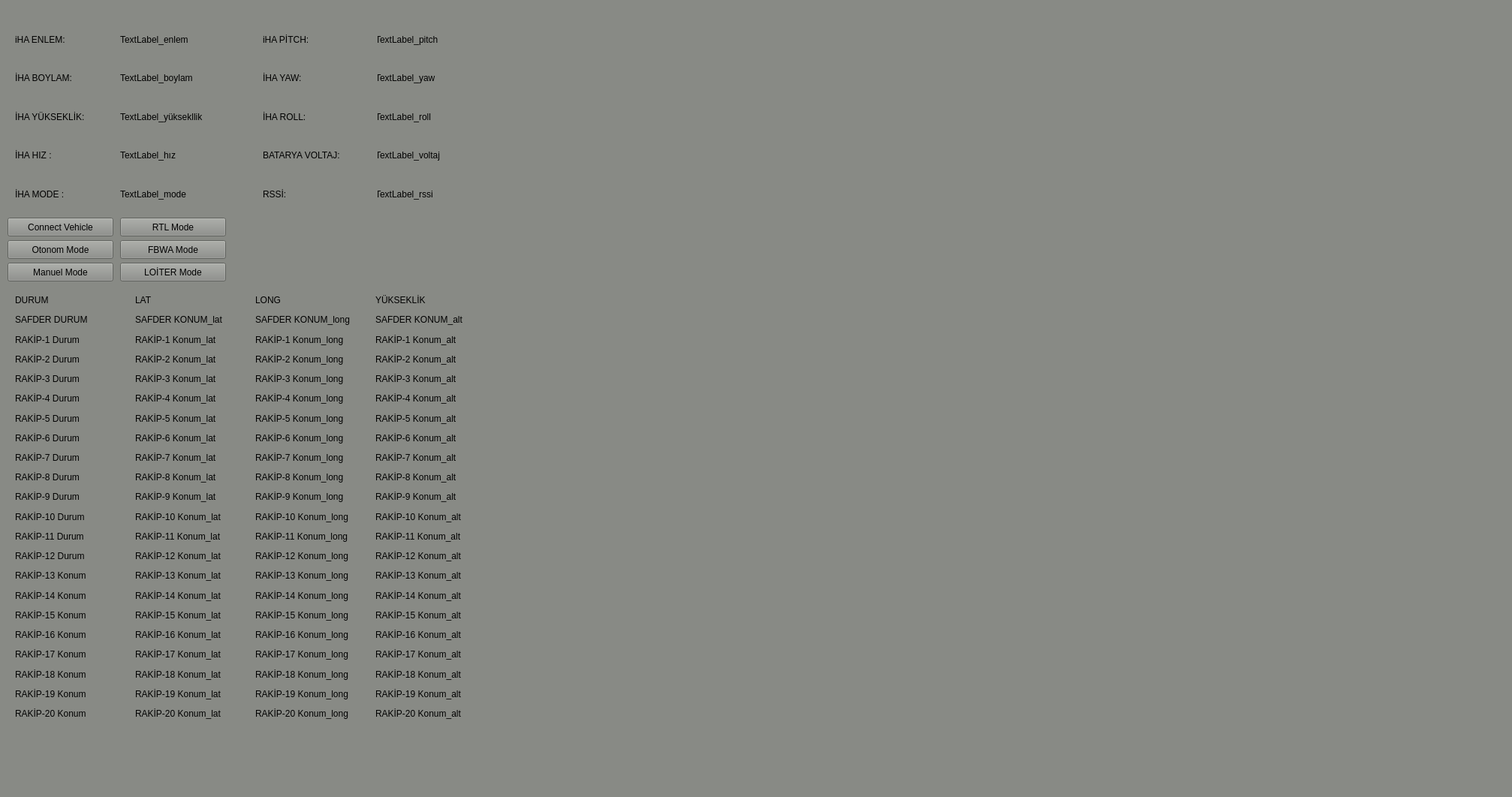
<?xml version="1.0" encoding="UTF-8"?>
<ui version="4.0">
 <class>Form</class>
 <widget class="QWidget" name="Form">
  <property name="geometry">
   <rect>
    <x>0</x>
    <y>0</y>
    <width>2014</width>
    <height>1062</height>
   </rect>
  </property>
  <property name="windowTitle">
   <string>Form</string>
  </property>
  <property name="styleSheet">
   <string notr="true">
background-color: rgb(136, 138, 133);</string>
  </property>
  <widget class="QLabel" name="label">
   <property name="geometry">
    <rect>
     <x>900</x>
     <y>80</y>
     <width>701</width>
     <height>891</height>
    </rect>
   </property>
   <property name="text">
    <string/>
   </property>
   <property name="pixmap">
    <pixmap>../../Pictures/uçuş_alanı_düzeltilmiş.png</pixmap>
   </property>
  </widget>
  <widget class="QLabel" name="label_2">
   <property name="geometry">
    <rect>
     <x>1000</x>
     <y>520</y>
     <width>16</width>
     <height>21</height>
    </rect>
   </property>
   <property name="text">
    <string/>
   </property>
   <property name="pixmap">
    <pixmap>../../Downloads/airliner.png</pixmap>
   </property>
  </widget>
  <widget class="QPushButton" name="pushButton">
   <property name="geometry">
    <rect>
     <x>10</x>
     <y>290</y>
     <width>141</width>
     <height>25</height>
    </rect>
   </property>
   <property name="text">
    <string>Connect Vehicle</string>
   </property>
  </widget>
  <widget class="QPushButton" name="pushButton_2">
   <property name="geometry">
    <rect>
     <x>10</x>
     <y>320</y>
     <width>141</width>
     <height>25</height>
    </rect>
   </property>
   <property name="text">
    <string>Otonom Mode</string>
   </property>
  </widget>
  <widget class="QPushButton" name="pushButton_3">
   <property name="geometry">
    <rect>
     <x>10</x>
     <y>350</y>
     <width>141</width>
     <height>25</height>
    </rect>
   </property>
   <property name="text">
    <string>Manuel Mode</string>
   </property>
  </widget>
  <widget class="QLabel" name="label_3">
   <property name="geometry">
    <rect>
     <x>1000</x>
     <y>580</y>
     <width>16</width>
     <height>21</height>
    </rect>
   </property>
   <property name="text">
    <string/>
   </property>
   <property name="pixmap">
    <pixmap>../../Downloads/airliner.png</pixmap>
   </property>
  </widget>
  <widget class="QLabel" name="label_4">
   <property name="geometry">
    <rect>
     <x>1000</x>
     <y>550</y>
     <width>16</width>
     <height>21</height>
    </rect>
   </property>
   <property name="text">
    <string/>
   </property>
   <property name="pixmap">
    <pixmap>../../Downloads/airliner.png</pixmap>
   </property>
  </widget>
  <widget class="QLabel" name="label_5">
   <property name="geometry">
    <rect>
     <x>1000</x>
     <y>620</y>
     <width>21</width>
     <height>31</height>
    </rect>
   </property>
   <property name="text">
    <string/>
   </property>
   <property name="pixmap">
    <pixmap>../../Downloads/uav_bizim2.png</pixmap>
   </property>
   <property name="scaledContents">
    <bool>false</bool>
   </property>
  </widget>
  <widget class="QLabel" name="label_6">
   <property name="geometry">
    <rect>
     <x>1000</x>
     <y>490</y>
     <width>20</width>
     <height>21</height>
    </rect>
   </property>
   <property name="text">
    <string/>
   </property>
   <property name="pixmap">
    <pixmap>../../Downloads/airliner.png</pixmap>
   </property>
  </widget>
  <widget class="QWidget" name="verticalLayoutWidget">
   <property name="geometry">
    <rect>
     <x>20</x>
     <y>30</y>
     <width>141</width>
     <height>251</height>
    </rect>
   </property>
   <layout class="QVBoxLayout" name="verticalLayout">
    <item>
     <widget class="QLabel" name="label_9">
      <property name="text">
       <string>iHA ENLEM:</string>
      </property>
     </widget>
    </item>
    <item>
     <widget class="QLabel" name="label_7">
      <property name="text">
       <string>İHA BOYLAM:</string>
      </property>
     </widget>
    </item>
    <item>
     <widget class="QLabel" name="label_11">
      <property name="text">
       <string>İHA YÜKSEKLİK:</string>
      </property>
     </widget>
    </item>
    <item>
     <widget class="QLabel" name="label_10">
      <property name="text">
       <string>İHA HIZ :</string>
      </property>
     </widget>
    </item>
    <item>
     <widget class="QLabel" name="label_8">
      <property name="text">
       <string>İHA MODE :</string>
      </property>
     </widget>
    </item>
   </layout>
  </widget>
  <widget class="QWidget" name="verticalLayoutWidget_2">
   <property name="geometry">
    <rect>
     <x>160</x>
     <y>30</y>
     <width>143</width>
     <height>251</height>
    </rect>
   </property>
   <layout class="QVBoxLayout" name="verticalLayout_2">
    <item>
     <widget class="QLabel" name="label_14">
      <property name="text">
       <string>TextLabel_enlem</string>
      </property>
     </widget>
    </item>
    <item>
     <widget class="QLabel" name="label_15">
      <property name="text">
       <string>TextLabel_boylam</string>
      </property>
     </widget>
    </item>
    <item>
     <widget class="QLabel" name="label_16">
      <property name="text">
       <string>TextLabel_yüksekllik</string>
      </property>
     </widget>
    </item>
    <item>
     <widget class="QLabel" name="label_13">
      <property name="text">
       <string>TextLabel_hız</string>
      </property>
     </widget>
    </item>
    <item>
     <widget class="QLabel" name="label_12">
      <property name="text">
       <string>TextLabel_mode</string>
      </property>
     </widget>
    </item>
   </layout>
  </widget>
  <widget class="QWidget" name="verticalLayoutWidget_3">
   <property name="geometry">
    <rect>
     <x>20</x>
     <y>390</y>
     <width>161</width>
     <height>571</height>
    </rect>
   </property>
   <layout class="QVBoxLayout" name="verticalLayout_3">
    <item>
     <widget class="QLabel" name="label_59">
      <property name="text">
       <string>DURUM</string>
      </property>
     </widget>
    </item>
    <item>
     <widget class="QLabel" name="label_22">
      <property name="text">
       <string>SAFDER DURUM</string>
      </property>
     </widget>
    </item>
    <item>
     <widget class="QLabel" name="label_21">
      <property name="text">
       <string>RAKİP-1 Durum</string>
      </property>
     </widget>
    </item>
    <item>
     <widget class="QLabel" name="label_20">
      <property name="text">
       <string>RAKİP-2 Durum</string>
      </property>
     </widget>
    </item>
    <item>
     <widget class="QLabel" name="label_19">
      <property name="text">
       <string>RAKİP-3 Durum</string>
      </property>
     </widget>
    </item>
    <item>
     <widget class="QLabel" name="label_18">
      <property name="text">
       <string>RAKİP-4 Durum</string>
      </property>
     </widget>
    </item>
    <item>
     <widget class="QLabel" name="label_30">
      <property name="text">
       <string>RAKİP-5 Durum</string>
      </property>
     </widget>
    </item>
    <item>
     <widget class="QLabel" name="label_31">
      <property name="text">
       <string>RAKİP-6 Durum</string>
      </property>
     </widget>
    </item>
    <item>
     <widget class="QLabel" name="label_29">
      <property name="text">
       <string>RAKİP-7 Durum</string>
      </property>
     </widget>
    </item>
    <item>
     <widget class="QLabel" name="label_35">
      <property name="text">
       <string>RAKİP-8 Durum</string>
      </property>
     </widget>
    </item>
    <item>
     <widget class="QLabel" name="label_36">
      <property name="text">
       <string>RAKİP-9 Durum</string>
      </property>
     </widget>
    </item>
    <item>
     <widget class="QLabel" name="label_37">
      <property name="text">
       <string>RAKİP-10 Durum</string>
      </property>
     </widget>
    </item>
    <item>
     <widget class="QLabel" name="label_34">
      <property name="text">
       <string>RAKİP-11 Durum</string>
      </property>
     </widget>
    </item>
    <item>
     <widget class="QLabel" name="label_131">
      <property name="text">
       <string>RAKİP-12 Durum</string>
      </property>
     </widget>
    </item>
    <item>
     <widget class="QLabel" name="label_32">
      <property name="text">
       <string>RAKİP-13 Konum</string>
      </property>
     </widget>
    </item>
    <item>
     <widget class="QLabel" name="label_23">
      <property name="text">
       <string>RAKİP-14 Konum</string>
      </property>
     </widget>
    </item>
    <item>
     <widget class="QLabel" name="label_17">
      <property name="text">
       <string>RAKİP-15 Konum</string>
      </property>
     </widget>
    </item>
    <item>
     <widget class="QLabel" name="label_95">
      <property name="text">
       <string>RAKİP-16 Konum</string>
      </property>
     </widget>
    </item>
    <item>
     <widget class="QLabel" name="label_96">
      <property name="text">
       <string>RAKİP-17 Konum</string>
      </property>
     </widget>
    </item>
    <item>
     <widget class="QLabel" name="label_97">
      <property name="text">
       <string>RAKİP-18 Konum</string>
      </property>
     </widget>
    </item>
    <item>
     <widget class="QLabel" name="label_98">
      <property name="text">
       <string>RAKİP-19 Konum</string>
      </property>
     </widget>
    </item>
    <item>
     <widget class="QLabel" name="label_99">
      <property name="text">
       <string>RAKİP-20 Konum</string>
      </property>
     </widget>
    </item>
   </layout>
  </widget>
  <widget class="QPushButton" name="pushButton_4">
   <property name="geometry">
    <rect>
     <x>160</x>
     <y>320</y>
     <width>141</width>
     <height>25</height>
    </rect>
   </property>
   <property name="text">
    <string>FBWA Mode</string>
   </property>
  </widget>
  <widget class="QPushButton" name="pushButton_5">
   <property name="geometry">
    <rect>
     <x>160</x>
     <y>350</y>
     <width>141</width>
     <height>25</height>
    </rect>
   </property>
   <property name="text">
    <string>LOİTER Mode</string>
   </property>
  </widget>
  <widget class="QWidget" name="verticalLayoutWidget_5">
   <property name="geometry">
    <rect>
     <x>500</x>
     <y>30</y>
     <width>161</width>
     <height>251</height>
    </rect>
   </property>
   <layout class="QVBoxLayout" name="verticalLayout_5">
    <item>
     <widget class="QLabel" name="label_49">
      <property name="text">
       <string>TextLabel_pitch</string>
      </property>
     </widget>
    </item>
    <item>
     <widget class="QLabel" name="label_50">
      <property name="text">
       <string>TextLabel_yaw</string>
      </property>
     </widget>
    </item>
    <item>
     <widget class="QLabel" name="label_51">
      <property name="text">
       <string>TextLabel_roll</string>
      </property>
     </widget>
    </item>
    <item>
     <widget class="QLabel" name="label_52">
      <property name="text">
       <string>TextLabel_voltaj</string>
      </property>
     </widget>
    </item>
    <item>
     <widget class="QLabel" name="label_53">
      <property name="text">
       <string>TextLabel_rssi</string>
      </property>
     </widget>
    </item>
   </layout>
  </widget>
  <widget class="QWidget" name="verticalLayoutWidget_6">
   <property name="geometry">
    <rect>
     <x>350</x>
     <y>30</y>
     <width>153</width>
     <height>251</height>
    </rect>
   </property>
   <layout class="QVBoxLayout" name="verticalLayout_6">
    <item>
     <widget class="QLabel" name="label_54">
      <property name="text">
       <string>iHA PİTCH:</string>
      </property>
     </widget>
    </item>
    <item>
     <widget class="QLabel" name="label_55">
      <property name="text">
       <string>İHA YAW:</string>
      </property>
     </widget>
    </item>
    <item>
     <widget class="QLabel" name="label_56">
      <property name="text">
       <string>İHA ROLL:</string>
      </property>
     </widget>
    </item>
    <item>
     <widget class="QLabel" name="label_57">
      <property name="text">
       <string>BATARYA VOLTAJ:</string>
      </property>
     </widget>
    </item>
    <item>
     <widget class="QLabel" name="label_58">
      <property name="text">
       <string>RSSİ:</string>
      </property>
     </widget>
    </item>
   </layout>
  </widget>
  <widget class="QPushButton" name="pushButton_6">
   <property name="geometry">
    <rect>
     <x>160</x>
     <y>290</y>
     <width>141</width>
     <height>25</height>
    </rect>
   </property>
   <property name="text">
    <string>RTL Mode</string>
   </property>
  </widget>
  <widget class="QWidget" name="verticalLayoutWidget_4">
   <property name="geometry">
    <rect>
     <x>180</x>
     <y>390</y>
     <width>160</width>
     <height>571</height>
    </rect>
   </property>
   <layout class="QVBoxLayout" name="verticalLayout_4">
    <item>
     <widget class="QLabel" name="label_60">
      <property name="text">
       <string>LAT</string>
      </property>
     </widget>
    </item>
    <item>
     <widget class="QLabel" name="label_24">
      <property name="text">
       <string>SAFDER KONUM_lat</string>
      </property>
     </widget>
    </item>
    <item>
     <widget class="QLabel" name="label_25">
      <property name="text">
       <string>RAKİP-1 Konum_lat</string>
      </property>
     </widget>
    </item>
    <item>
     <widget class="QLabel" name="label_26">
      <property name="text">
       <string>RAKİP-2 Konum_lat</string>
      </property>
     </widget>
    </item>
    <item>
     <widget class="QLabel" name="label_27">
      <property name="text">
       <string>RAKİP-3 Konum_lat</string>
      </property>
     </widget>
    </item>
    <item>
     <widget class="QLabel" name="label_28">
      <property name="text">
       <string>RAKİP-4 Konum_lat</string>
      </property>
     </widget>
    </item>
    <item>
     <widget class="QLabel" name="label_38">
      <property name="text">
       <string>RAKİP-5 Konum_lat</string>
      </property>
     </widget>
    </item>
    <item>
     <widget class="QLabel" name="label_39">
      <property name="text">
       <string>RAKİP-6 Konum_lat</string>
      </property>
     </widget>
    </item>
    <item>
     <widget class="QLabel" name="label_40">
      <property name="text">
       <string>RAKİP-7 Konum_lat</string>
      </property>
     </widget>
    </item>
    <item>
     <widget class="QLabel" name="label_41">
      <property name="text">
       <string>RAKİP-8 Konum_lat</string>
      </property>
     </widget>
    </item>
    <item>
     <widget class="QLabel" name="label_42">
      <property name="text">
       <string>RAKİP-9 Konum_lat</string>
      </property>
     </widget>
    </item>
    <item>
     <widget class="QLabel" name="label_43">
      <property name="text">
       <string>RAKİP-10 Konum_lat</string>
      </property>
     </widget>
    </item>
    <item>
     <widget class="QLabel" name="label_44">
      <property name="text">
       <string>RAKİP-11 Konum_lat</string>
      </property>
     </widget>
    </item>
    <item>
     <widget class="QLabel" name="label_45">
      <property name="text">
       <string>RAKİP-12 Konum_lat</string>
      </property>
     </widget>
    </item>
    <item>
     <widget class="QLabel" name="label_46">
      <property name="text">
       <string>RAKİP-13 Konum_lat</string>
      </property>
     </widget>
    </item>
    <item>
     <widget class="QLabel" name="label_47">
      <property name="text">
       <string>RAKİP-14 Konum_lat</string>
      </property>
     </widget>
    </item>
    <item>
     <widget class="QLabel" name="label_48">
      <property name="text">
       <string>RAKİP-15 Konum_lat</string>
      </property>
     </widget>
    </item>
    <item>
     <widget class="QLabel" name="label_100">
      <property name="text">
       <string>RAKİP-16 Konum_lat</string>
      </property>
     </widget>
    </item>
    <item>
     <widget class="QLabel" name="label_101">
      <property name="text">
       <string>RAKİP-17 Konum_lat</string>
      </property>
     </widget>
    </item>
    <item>
     <widget class="QLabel" name="label_102">
      <property name="text">
       <string>RAKİP-18 Konum_lat</string>
      </property>
     </widget>
    </item>
    <item>
     <widget class="QLabel" name="label_103">
      <property name="text">
       <string>RAKİP-19 Konum_lat</string>
      </property>
     </widget>
    </item>
    <item>
     <widget class="QLabel" name="label_104">
      <property name="text">
       <string>RAKİP-20 Konum_lat</string>
      </property>
     </widget>
    </item>
   </layout>
  </widget>
  <widget class="QWidget" name="verticalLayoutWidget_7">
   <property name="geometry">
    <rect>
     <x>340</x>
     <y>390</y>
     <width>160</width>
     <height>571</height>
    </rect>
   </property>
   <layout class="QVBoxLayout" name="verticalLayout_7">
    <item>
     <widget class="QLabel" name="label_61">
      <property name="text">
       <string>LONG</string>
      </property>
     </widget>
    </item>
    <item>
     <widget class="QLabel" name="label_62">
      <property name="text">
       <string>SAFDER KONUM_long</string>
      </property>
     </widget>
    </item>
    <item>
     <widget class="QLabel" name="label_63">
      <property name="text">
       <string>RAKİP-1 Konum_long</string>
      </property>
     </widget>
    </item>
    <item>
     <widget class="QLabel" name="label_64">
      <property name="text">
       <string>RAKİP-2 Konum_long</string>
      </property>
     </widget>
    </item>
    <item>
     <widget class="QLabel" name="label_65">
      <property name="text">
       <string>RAKİP-3 Konum_long</string>
      </property>
     </widget>
    </item>
    <item>
     <widget class="QLabel" name="label_66">
      <property name="text">
       <string>RAKİP-4 Konum_long</string>
      </property>
     </widget>
    </item>
    <item>
     <widget class="QLabel" name="label_67">
      <property name="text">
       <string>RAKİP-5 Konum_long</string>
      </property>
     </widget>
    </item>
    <item>
     <widget class="QLabel" name="label_68">
      <property name="text">
       <string>RAKİP-6 Konum_long</string>
      </property>
     </widget>
    </item>
    <item>
     <widget class="QLabel" name="label_69">
      <property name="text">
       <string>RAKİP-7 Konum_long</string>
      </property>
     </widget>
    </item>
    <item>
     <widget class="QLabel" name="label_70">
      <property name="text">
       <string>RAKİP-8 Konum_long</string>
      </property>
     </widget>
    </item>
    <item>
     <widget class="QLabel" name="label_71">
      <property name="text">
       <string>RAKİP-9 Konum_long</string>
      </property>
     </widget>
    </item>
    <item>
     <widget class="QLabel" name="label_72">
      <property name="text">
       <string>RAKİP-10 Konum_long</string>
      </property>
     </widget>
    </item>
    <item>
     <widget class="QLabel" name="label_73">
      <property name="text">
       <string>RAKİP-11 Konum_long</string>
      </property>
     </widget>
    </item>
    <item>
     <widget class="QLabel" name="label_74">
      <property name="text">
       <string>RAKİP-12 Konum_long</string>
      </property>
     </widget>
    </item>
    <item>
     <widget class="QLabel" name="label_75">
      <property name="text">
       <string>RAKİP-13 Konum_long</string>
      </property>
     </widget>
    </item>
    <item>
     <widget class="QLabel" name="label_76">
      <property name="text">
       <string>RAKİP-14 Konum_long</string>
      </property>
     </widget>
    </item>
    <item>
     <widget class="QLabel" name="label_77">
      <property name="text">
       <string>RAKİP-15 Konum_long</string>
      </property>
     </widget>
    </item>
    <item>
     <widget class="QLabel" name="label_105">
      <property name="text">
       <string>RAKİP-16 Konum_long</string>
      </property>
     </widget>
    </item>
    <item>
     <widget class="QLabel" name="label_106">
      <property name="text">
       <string>RAKİP-17 Konum_long</string>
      </property>
     </widget>
    </item>
    <item>
     <widget class="QLabel" name="label_107">
      <property name="text">
       <string>RAKİP-18 Konum_long</string>
      </property>
     </widget>
    </item>
    <item>
     <widget class="QLabel" name="label_108">
      <property name="text">
       <string>RAKİP-19 Konum_long</string>
      </property>
     </widget>
    </item>
    <item>
     <widget class="QLabel" name="label_109">
      <property name="text">
       <string>RAKİP-20 Konum_long</string>
      </property>
     </widget>
    </item>
   </layout>
  </widget>
  <widget class="QWidget" name="verticalLayoutWidget_8">
   <property name="geometry">
    <rect>
     <x>500</x>
     <y>390</y>
     <width>160</width>
     <height>571</height>
    </rect>
   </property>
   <layout class="QVBoxLayout" name="verticalLayout_8">
    <item>
     <widget class="QLabel" name="label_78">
      <property name="text">
       <string>YÜKSEKLİK</string>
      </property>
     </widget>
    </item>
    <item>
     <widget class="QLabel" name="label_79">
      <property name="text">
       <string>SAFDER KONUM_alt</string>
      </property>
     </widget>
    </item>
    <item>
     <widget class="QLabel" name="label_80">
      <property name="text">
       <string>RAKİP-1 Konum_alt</string>
      </property>
     </widget>
    </item>
    <item>
     <widget class="QLabel" name="label_81">
      <property name="text">
       <string>RAKİP-2 Konum_alt</string>
      </property>
     </widget>
    </item>
    <item>
     <widget class="QLabel" name="label_82">
      <property name="text">
       <string>RAKİP-3 Konum_alt</string>
      </property>
     </widget>
    </item>
    <item>
     <widget class="QLabel" name="label_83">
      <property name="text">
       <string>RAKİP-4 Konum_alt</string>
      </property>
     </widget>
    </item>
    <item>
     <widget class="QLabel" name="label_84">
      <property name="text">
       <string>RAKİP-5 Konum_alt</string>
      </property>
     </widget>
    </item>
    <item>
     <widget class="QLabel" name="label_85">
      <property name="text">
       <string>RAKİP-6 Konum_alt</string>
      </property>
     </widget>
    </item>
    <item>
     <widget class="QLabel" name="label_86">
      <property name="text">
       <string>RAKİP-7 Konum_alt</string>
      </property>
     </widget>
    </item>
    <item>
     <widget class="QLabel" name="label_87">
      <property name="text">
       <string>RAKİP-8 Konum_alt</string>
      </property>
     </widget>
    </item>
    <item>
     <widget class="QLabel" name="label_88">
      <property name="text">
       <string>RAKİP-9 Konum_alt</string>
      </property>
     </widget>
    </item>
    <item>
     <widget class="QLabel" name="label_89">
      <property name="text">
       <string>RAKİP-10 Konum_alt</string>
      </property>
     </widget>
    </item>
    <item>
     <widget class="QLabel" name="label_90">
      <property name="text">
       <string>RAKİP-11 Konum_alt</string>
      </property>
     </widget>
    </item>
    <item>
     <widget class="QLabel" name="label_91">
      <property name="text">
       <string>RAKİP-12 Konum_alt</string>
      </property>
     </widget>
    </item>
    <item>
     <widget class="QLabel" name="label_92">
      <property name="text">
       <string>RAKİP-13 Konum_alt</string>
      </property>
     </widget>
    </item>
    <item>
     <widget class="QLabel" name="label_93">
      <property name="text">
       <string>RAKİP-14 Konum_alt</string>
      </property>
     </widget>
    </item>
    <item>
     <widget class="QLabel" name="label_94">
      <property name="text">
       <string>RAKİP-15 Konum_alt</string>
      </property>
     </widget>
    </item>
    <item>
     <widget class="QLabel" name="label_110">
      <property name="text">
       <string>RAKİP-16 Konum_alt</string>
      </property>
     </widget>
    </item>
    <item>
     <widget class="QLabel" name="label_111">
      <property name="text">
       <string>RAKİP-17 Konum_alt</string>
      </property>
     </widget>
    </item>
    <item>
     <widget class="QLabel" name="label_112">
      <property name="text">
       <string>RAKİP-18 Konum_alt</string>
      </property>
     </widget>
    </item>
    <item>
     <widget class="QLabel" name="label_113">
      <property name="text">
       <string>RAKİP-19 Konum_alt</string>
      </property>
     </widget>
    </item>
    <item>
     <widget class="QLabel" name="label_114">
      <property name="text">
       <string>RAKİP-20 Konum_alt</string>
      </property>
     </widget>
    </item>
   </layout>
  </widget>
  <widget class="QLabel" name="label_33">
   <property name="geometry">
    <rect>
     <x>1000</x>
     <y>430</y>
     <width>16</width>
     <height>16</height>
    </rect>
   </property>
   <property name="text">
    <string/>
   </property>
   <property name="pixmap">
    <pixmap>../../Downloads/airliner.png</pixmap>
   </property>
  </widget>
  <widget class="QLabel" name="label_115">
   <property name="geometry">
    <rect>
     <x>1000</x>
     <y>460</y>
     <width>16</width>
     <height>21</height>
    </rect>
   </property>
   <property name="text">
    <string/>
   </property>
   <property name="pixmap">
    <pixmap>../../Downloads/airliner.png</pixmap>
   </property>
  </widget>
  <widget class="QLabel" name="label_116">
   <property name="geometry">
    <rect>
     <x>1000</x>
     <y>380</y>
     <width>20</width>
     <height>21</height>
    </rect>
   </property>
   <property name="text">
    <string/>
   </property>
   <property name="pixmap">
    <pixmap>../../Downloads/airliner.png</pixmap>
   </property>
  </widget>
  <widget class="QLabel" name="label_117">
   <property name="geometry">
    <rect>
     <x>1000</x>
     <y>400</y>
     <width>16</width>
     <height>21</height>
    </rect>
   </property>
   <property name="text">
    <string/>
   </property>
   <property name="pixmap">
    <pixmap>../../Downloads/airliner.png</pixmap>
   </property>
  </widget>
  <widget class="QLabel" name="label_118">
   <property name="geometry">
    <rect>
     <x>1030</x>
     <y>400</y>
     <width>16</width>
     <height>21</height>
    </rect>
   </property>
   <property name="text">
    <string/>
   </property>
   <property name="pixmap">
    <pixmap>../../Downloads/airliner.png</pixmap>
   </property>
  </widget>
  <widget class="QLabel" name="label_119">
   <property name="geometry">
    <rect>
     <x>1030</x>
     <y>550</y>
     <width>16</width>
     <height>21</height>
    </rect>
   </property>
   <property name="text">
    <string/>
   </property>
   <property name="pixmap">
    <pixmap>../../Downloads/airliner.png</pixmap>
   </property>
  </widget>
  <widget class="QLabel" name="label_120">
   <property name="geometry">
    <rect>
     <x>1030</x>
     <y>460</y>
     <width>16</width>
     <height>21</height>
    </rect>
   </property>
   <property name="text">
    <string/>
   </property>
   <property name="pixmap">
    <pixmap>../../Downloads/airliner.png</pixmap>
   </property>
  </widget>
  <widget class="QLabel" name="label_121">
   <property name="geometry">
    <rect>
     <x>1030</x>
     <y>380</y>
     <width>20</width>
     <height>21</height>
    </rect>
   </property>
   <property name="text">
    <string/>
   </property>
   <property name="pixmap">
    <pixmap>../../Downloads/airliner.png</pixmap>
   </property>
  </widget>
  <widget class="QLabel" name="label_122">
   <property name="geometry">
    <rect>
     <x>1030</x>
     <y>580</y>
     <width>16</width>
     <height>21</height>
    </rect>
   </property>
   <property name="text">
    <string/>
   </property>
   <property name="pixmap">
    <pixmap>../../Downloads/airliner.png</pixmap>
   </property>
  </widget>
  <widget class="QLabel" name="label_123">
   <property name="geometry">
    <rect>
     <x>1030</x>
     <y>430</y>
     <width>16</width>
     <height>21</height>
    </rect>
   </property>
   <property name="text">
    <string/>
   </property>
   <property name="pixmap">
    <pixmap>../../Downloads/airliner.png</pixmap>
   </property>
  </widget>
  <widget class="QLabel" name="label_124">
   <property name="geometry">
    <rect>
     <x>1030</x>
     <y>490</y>
     <width>20</width>
     <height>21</height>
    </rect>
   </property>
   <property name="text">
    <string/>
   </property>
   <property name="pixmap">
    <pixmap>../../Downloads/airliner.png</pixmap>
   </property>
  </widget>
  <widget class="QLabel" name="label_125">
   <property name="geometry">
    <rect>
     <x>1030</x>
     <y>520</y>
     <width>16</width>
     <height>21</height>
    </rect>
   </property>
   <property name="text">
    <string/>
   </property>
   <property name="pixmap">
    <pixmap>../../Downloads/airliner.png</pixmap>
   </property>
  </widget>
  <widget class="QLabel" name="label_126">
   <property name="geometry">
    <rect>
     <x>1000</x>
     <y>330</y>
     <width>16</width>
     <height>21</height>
    </rect>
   </property>
   <property name="text">
    <string/>
   </property>
   <property name="pixmap">
    <pixmap>../../Downloads/airliner.png</pixmap>
   </property>
  </widget>
  <widget class="QLabel" name="label_127">
   <property name="geometry">
    <rect>
     <x>1030</x>
     <y>330</y>
     <width>16</width>
     <height>21</height>
    </rect>
   </property>
   <property name="text">
    <string/>
   </property>
   <property name="pixmap">
    <pixmap>../../Downloads/airliner.png</pixmap>
   </property>
  </widget>
  <widget class="QLabel" name="label_128">
   <property name="geometry">
    <rect>
     <x>1000</x>
     <y>360</y>
     <width>16</width>
     <height>21</height>
    </rect>
   </property>
   <property name="text">
    <string/>
   </property>
   <property name="pixmap">
    <pixmap>../../Downloads/airliner.png</pixmap>
   </property>
  </widget>
  <widget class="QLabel" name="label_129">
   <property name="geometry">
    <rect>
     <x>1030</x>
     <y>360</y>
     <width>16</width>
     <height>21</height>
    </rect>
   </property>
   <property name="text">
    <string/>
   </property>
   <property name="pixmap">
    <pixmap>../../Downloads/airliner.png</pixmap>
   </property>
  </widget>
  <widget class="QLabel" name="label_130">
   <property name="geometry">
    <rect>
     <x>1070</x>
     <y>380</y>
     <width>21</width>
     <height>21</height>
    </rect>
   </property>
   <property name="text">
    <string/>
   </property>
   <property name="pixmap">
    <pixmap>../../Downloads/qr.png</pixmap>
   </property>
  </widget>
  <zorder>label</zorder>
  <zorder>pushButton</zorder>
  <zorder>pushButton_2</zorder>
  <zorder>pushButton_3</zorder>
  <zorder>verticalLayoutWidget</zorder>
  <zorder>verticalLayoutWidget_2</zorder>
  <zorder>label_6</zorder>
  <zorder>label_2</zorder>
  <zorder>label_3</zorder>
  <zorder>label_5</zorder>
  <zorder>verticalLayoutWidget_3</zorder>
  <zorder>label_4</zorder>
  <zorder>pushButton_4</zorder>
  <zorder>pushButton_5</zorder>
  <zorder>verticalLayoutWidget_5</zorder>
  <zorder>verticalLayoutWidget_6</zorder>
  <zorder>pushButton_6</zorder>
  <zorder>verticalLayoutWidget_4</zorder>
  <zorder>verticalLayoutWidget_7</zorder>
  <zorder>verticalLayoutWidget_8</zorder>
  <zorder>label_33</zorder>
  <zorder>label_115</zorder>
  <zorder>label_116</zorder>
  <zorder>label_117</zorder>
  <zorder>label_118</zorder>
  <zorder>label_119</zorder>
  <zorder>label_120</zorder>
  <zorder>label_121</zorder>
  <zorder>label_122</zorder>
  <zorder>label_123</zorder>
  <zorder>label_124</zorder>
  <zorder>label_126</zorder>
  <zorder>label_127</zorder>
  <zorder>label_128</zorder>
  <zorder>label_129</zorder>
  <zorder>label_130</zorder>
  <zorder>label_125</zorder>
 </widget>
 <resources>
  <include location="resource/resources.qrc/test.qrc"/>
 </resources>
 <connections/>
</ui>
